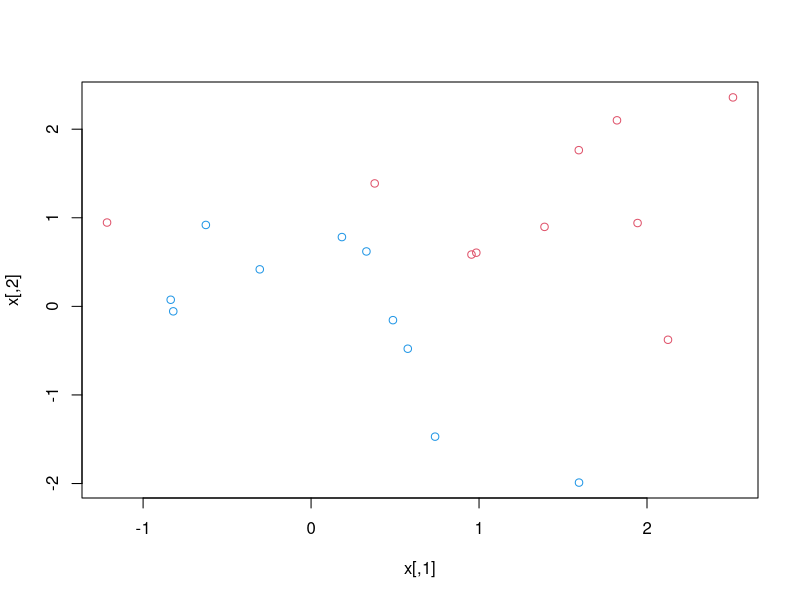
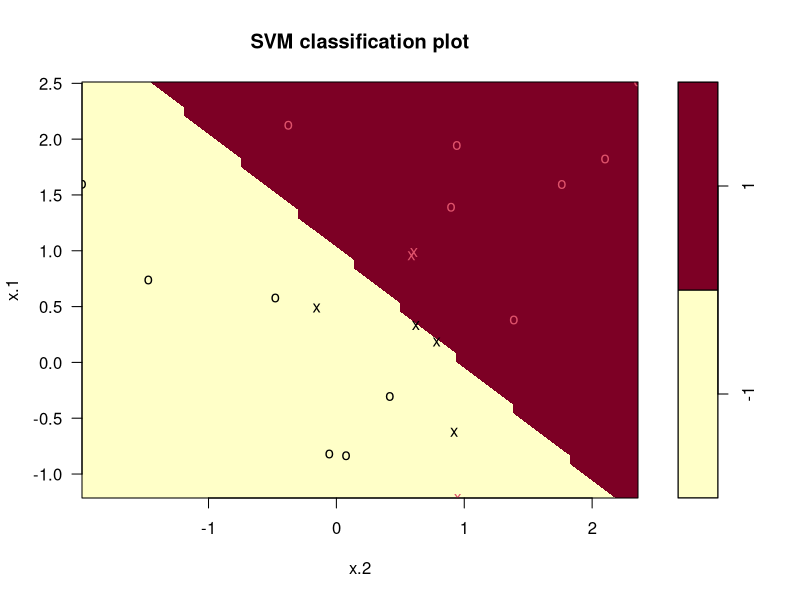
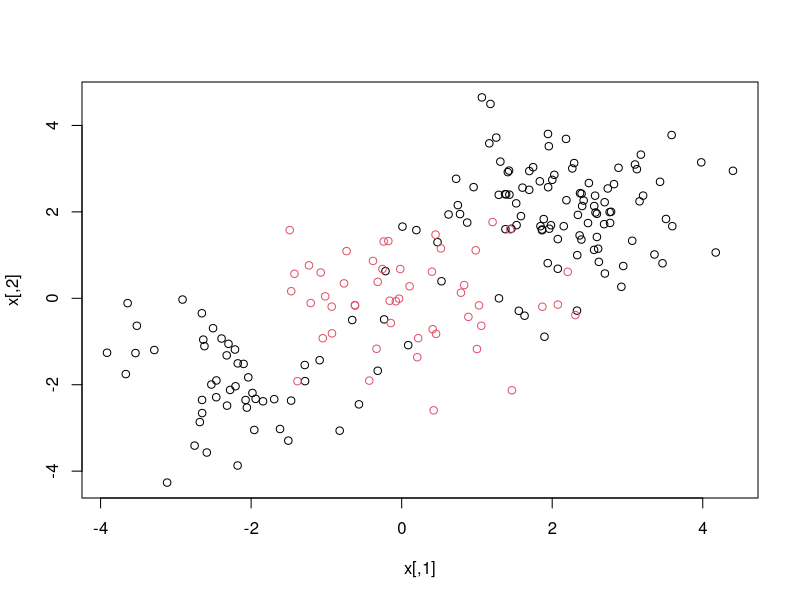
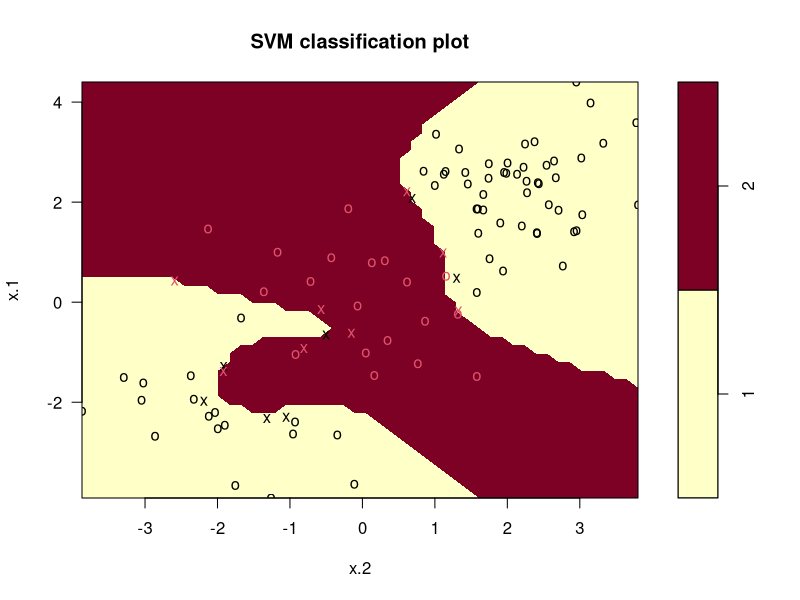
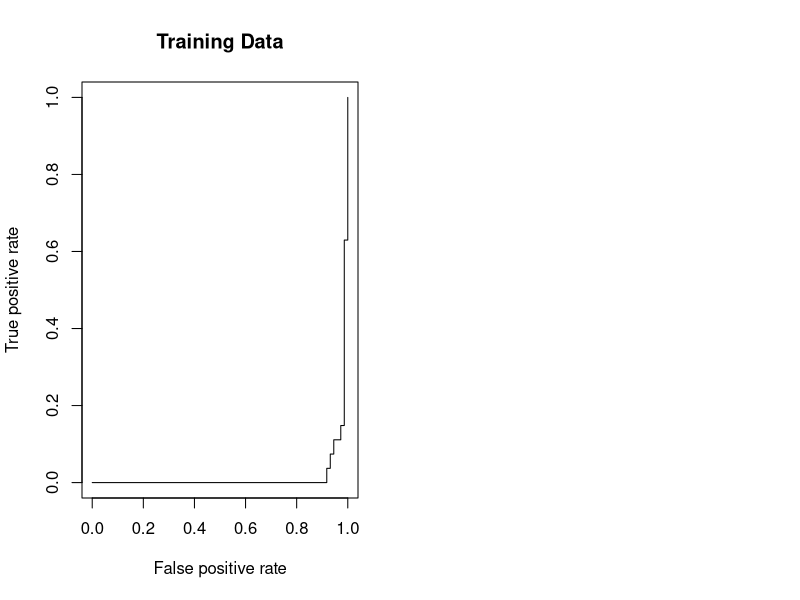

The R source for these figures, in order:
library(e1071)  # svm
library(ROCR)   # prediciton, performance

##
## 9.6.1 Support Vecto Classifier
##


## Generate random data, and plot it
set.seed(1)
x <- matrix(rnorm(20*2), ncol=2)
y <- c(rep(-1, 10), rep(1, 10))
x[y==1,] <- x[y==1,] + 1
plot(x, col=3-y) # col == color
df <- data.frame(x=x, y=as.factor(y)) # data frame with factor "y"

## Fit the data
##
## Note kernel="linear" -> support vector classifier.
svmfit <- svm(y ~ ., data=df, kernel="linear", cost=10, scale=FALSE)

summary(svmfit)
plot(svmfit, df)

names(svmfit)
svmfit$index

## e1071 contains a function to do 10-fold cv `tune`
set.seed(1)
tune.out <- tune(
    svm,
    y ~ .,
    data = df,
    kernel = "linear",
    ranges = list(cost=c(0.001, 0.01, 0.1, 1, 5, 10, 100))
)
summary(tune.out)

bestmod <- tune.out$best.model
summary(bestmod)

## Predictions
xtest <- matrix(rnorm(20*2), ncol=2)
ytest <- sample(c(-1, 1), 20, rep=TRUE)
xtest[ytest==1,] <- xtest[ytest==1,] + 1
testdf <- data.frame(x=xtest, y=as.factor(ytest))

ypred <- predict(bestmod, testdf)
table(predict = ypred, truth = testdf$y)

##
## 9.6.2 Support Vector Machine
##

## Now we're using a kernel that is not a "linear" kernel

## Create / examine data
set.seed(1)
x <- matrix(rnorm(200*2), ncol=2)
x[1:100,] <- x[1:100,] + 2
x[101:150,] <- x[101:150,] - 2
y <- c(rep(1, 150), rep(2, 50))
df2 <- data.frame(x = x, y = as.factor(y))

plot(x, col=y)

# Train a model:
train <- sample(200, 100)
svmfit <- svm(
    y ~ .,
    data = df2[train,],
    kernel = "radial", # Note: now we're doing svm
    gamma = 1,
    cost = 1000 # Playing with this cost is really interesting
)
plot(svmfit, df2[train,])
summary(svmfit)

## Cross validation -- I <3 this
set.seed(1)
tune.out <- tune(
    svm,
    y ~ .,
    data = df2[train,],
    kernel = "radial",
    ranges = list(
        cost = c(0.1, 1, 10, 100, 1000),
        gamma = c(0.5, 1, 2, 3, 4)
    )
)
summary(tune.out)
bestmod2 <- tune.out$best.model

table(
    true = df2[-train, "y"],
    pred = predict(bestmod2, newdata = df2[-train,])
)

##
## 9.6.3 ROC Curves
##
rocplot <- function(pred, truth, ...) {
    predob <- prediction(pred, truth)
    perf <- performance(predob, "tpr", "fpr")
    plot(perf, ...)
}


svmfit.opt <- svm(
    y ~ .,
    data = df2[train, ],
    kernel = "radial",
    gamma = 2,
    cost = 1,
    decision.values = T
)
fitted <- attributes(
    predict(
        svmfit.opt,
        df2[train,],
        decision.values=TRUE
    )
)$decision.values

par(mfrow=c(1,2))
rocplot(fitted, df2[train, "y"], main="Training Data")
